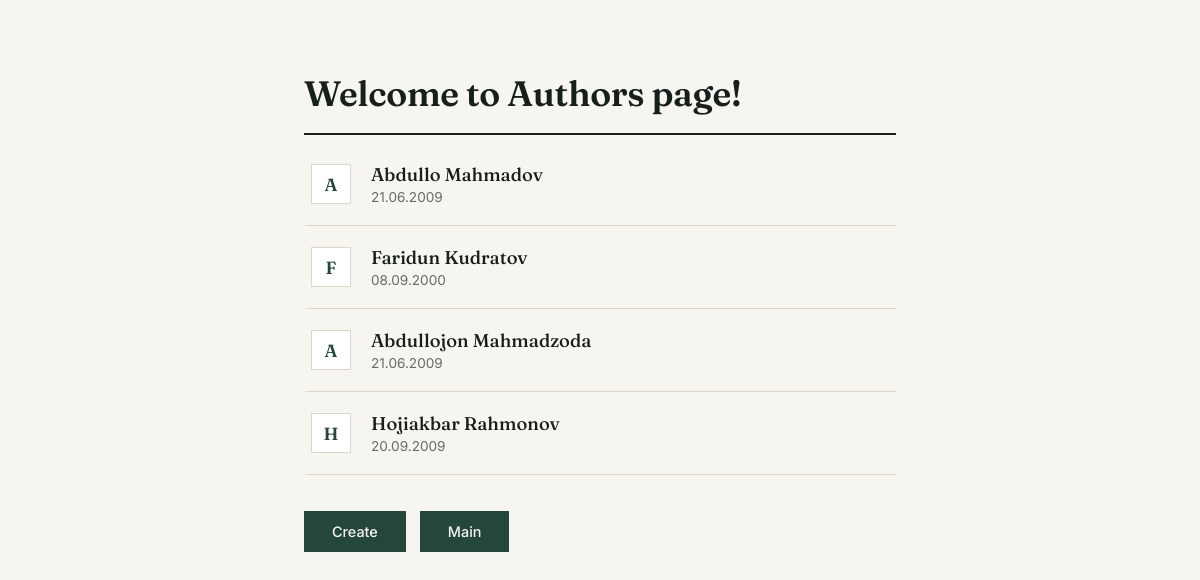
The page /author on the database its author committed.
### examapp/models.py (models this page shows, shortened)
class Author(models.Model):
    first_name = models.CharField(max_length=50)
    last_name = models.CharField(max_length=50)
    birth_date = models.CharField(max_length=100)

### examapp/views.py (the view)
# urls.py: path('author' , author , name='author'),
def author(request):
    authors = Author.objects.all()
    return render(request,'author.html',{'authors':authors})

### examapp/templates/author.html (shortened to what this page needs)
<!DOCTYPE html>
<html lang="en">
<head>
</head>
<body>
    <div class="wrap">
    <h1>Welcome to Authors page!</h1>
    <div class="author-list">
    {% for auth in authors %}
    <div class="author-row">
        <div class="author-icon">{{auth.first_name|first}}</div>
        <div class="author-main">
            <div class="author-name">{{auth.first_name}} {{auth.last_name}}</div>
            <div class="author-date">{{auth.birth_date}}</div>
        </div>
    </div>
    {% endfor %}
    </div>
    <div class="actions">
    <a href="{% url 'create'%}"><button>Create</button></a>
    <a href="{% url 'main'%}"><button>Main</button></a>
    </div>
    </div>
</body>
</html>

### examapp/templates/author.html (style rules this page uses)
* { box-sizing: border-box; margin: 0; padding: 0; }
body { font-family: 'Inter', sans-serif; background: #F7F5F0; color: #171F1B; }
.wrap { max-width: 640px; margin: 0 auto; padding: 72px 24px 80px; }
h1 { font-family: 'Fraunces', serif; font-weight: 600; font-size: 2.2rem; letter-spacing: -0.01em; border-bottom: 2px solid #171F1B; padding-bottom: 18px; margin-bottom: 8px; }
.author-list { display: flex; flex-direction: column; }
.author-row { display: flex; align-items: center; gap: 20px; padding: 20px 4px; border-bottom: 1px solid #DAD6C8; border-left: 3px solid transparent; }
.author-icon { width: 40px; height: 40px; flex-shrink: 0; border: 1px solid #DAD6C8; background: #fff; display: flex; align-items: center; justify-content: center; font-family: 'Fraunces', serif; font-weight: 600; font-size: 1.1rem; color: #24463B; }
.author-main { flex: 1; min-width: 0; }
.author-name { font-family: 'Fraunces', serif; font-weight: 500; font-size: 1.15rem; margin-bottom: 3px; }
.author-date { font-size: 0.85rem; color: #6B6A63; }
.actions { display: flex; gap: 14px; margin-top: 36px; }
.actions a { text-decoration: none; }
.actions button { font-family: 'Inter', sans-serif; font-weight: 500; font-size: 0.9rem; background: #24463B; color: #F7F5F0; border: none; padding: 12px 28px; cursor: pointer; transition: background 0.15s ease; }

### rows shown on the page
Author: first_name|first "A", first_name "Abdullo", last_name "Mahmadov", birth_date "21.06.2009"
Author: first_name|first "F", first_name "Faridun", last_name "Kudratov", birth_date "08.09.2000"
Author: first_name|first "A", first_name "Abdullojon", last_name "Mahmadzoda", birth_date "21.06.2009"
Author: first_name|first "H", first_name "Hojiakbar", last_name "Rahmonov", birth_date "20.09.2009"
